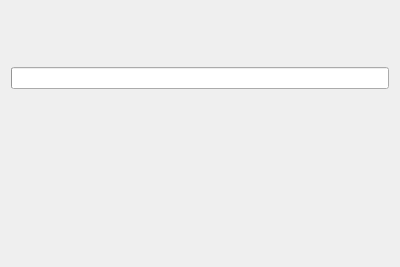
<?xml version="1.0" encoding="UTF-8"?>
<ui version="4.0">
 <class>Report</class>
 <widget class="QDialog" name="Report">
  <property name="geometry">
   <rect>
    <x>0</x>
    <y>0</y>
    <width>400</width>
    <height>267</height>
   </rect>
  </property>
  <property name="windowTitle">
   <string>Report</string>
  </property>
  <layout class="QVBoxLayout" name="verticalLayout">
   <item>
    <layout class="QHBoxLayout" name="horizontalLayout">
     <item>
      <widget class="QLabel" name="label_statusgeneral">
       <property name="minimumSize">
        <size>
         <width>0</width>
         <height>25</height>
        </size>
       </property>
       <property name="maximumSize">
        <size>
         <width>16777215</width>
         <height>30</height>
        </size>
       </property>
       <property name="styleSheet">
        <string notr="true">border-radius: 4px;</string>
       </property>
       <property name="text">
        <string/>
       </property>
       <property name="wordWrap">
        <bool>true</bool>
       </property>
       <property name="margin">
        <number>5</number>
       </property>
       <property name="indent">
        <number>5</number>
       </property>
      </widget>
     </item>
     <item>
      <widget class="QLabel" name="label_2">
       <property name="minimumSize">
        <size>
         <width>0</width>
         <height>50</height>
        </size>
       </property>
       <property name="maximumSize">
        <size>
         <width>50</width>
         <height>50</height>
        </size>
       </property>
       <property name="styleSheet">
        <string notr="true">
margin: 5px;
</string>
       </property>
       <property name="text">
        <string/>
       </property>
       <property name="alignment">
        <set>Qt::AlignRight|Qt::AlignTrailing|Qt::AlignVCenter</set>
       </property>
      </widget>
     </item>
    </layout>
   </item>
   <item>
    <widget class="QProgressBar" name="progressBar">
     <property name="value">
      <number>0</number>
     </property>
     <property name="textVisible">
      <bool>false</bool>
     </property>
    </widget>
   </item>
   <item>
    <widget class="QLabel" name="label_statusSLD">
     <property name="minimumSize">
      <size>
       <width>0</width>
       <height>30</height>
      </size>
     </property>
     <property name="styleSheet">
      <string notr="true">border-radius: 4px;</string>
     </property>
     <property name="text">
      <string/>
     </property>
     <property name="wordWrap">
      <bool>true</bool>
     </property>
     <property name="margin">
      <number>5</number>
     </property>
     <property name="indent">
      <number>5</number>
     </property>
    </widget>
   </item>
   <item>
    <widget class="QLabel" name="label_statusLayer">
     <property name="minimumSize">
      <size>
       <width>0</width>
       <height>30</height>
      </size>
     </property>
     <property name="styleSheet">
      <string notr="true">border-radius: 4px;</string>
     </property>
     <property name="text">
      <string/>
     </property>
     <property name="wordWrap">
      <bool>true</bool>
     </property>
     <property name="margin">
      <number>5</number>
     </property>
     <property name="indent">
      <number>5</number>
     </property>
    </widget>
   </item>
   <item>
    <widget class="QLabel" name="label_statusPublish">
     <property name="minimumSize">
      <size>
       <width>0</width>
       <height>30</height>
      </size>
     </property>
     <property name="styleSheet">
      <string notr="true">border-radius: 4px;</string>
     </property>
     <property name="text">
      <string/>
     </property>
     <property name="wordWrap">
      <bool>true</bool>
     </property>
     <property name="margin">
      <number>5</number>
     </property>
     <property name="indent">
      <number>5</number>
     </property>
    </widget>
   </item>
   <item>
    <widget class="QLabel" name="label_statusMetadata">
     <property name="minimumSize">
      <size>
       <width>0</width>
       <height>30</height>
      </size>
     </property>
     <property name="styleSheet">
      <string notr="true">border-radius: 4px;</string>
     </property>
     <property name="text">
      <string/>
     </property>
     <property name="wordWrap">
      <bool>true</bool>
     </property>
     <property name="margin">
      <number>5</number>
     </property>
     <property name="indent">
      <number>5</number>
     </property>
    </widget>
   </item>
   <item>
    <spacer name="verticalSpacer">
     <property name="orientation">
      <enum>Qt::Vertical</enum>
     </property>
     <property name="sizeHint" stdset="0">
      <size>
       <width>20</width>
       <height>40</height>
      </size>
     </property>
    </spacer>
   </item>
  </layout>
 </widget>
 <resources/>
 <connections/>
</ui>
